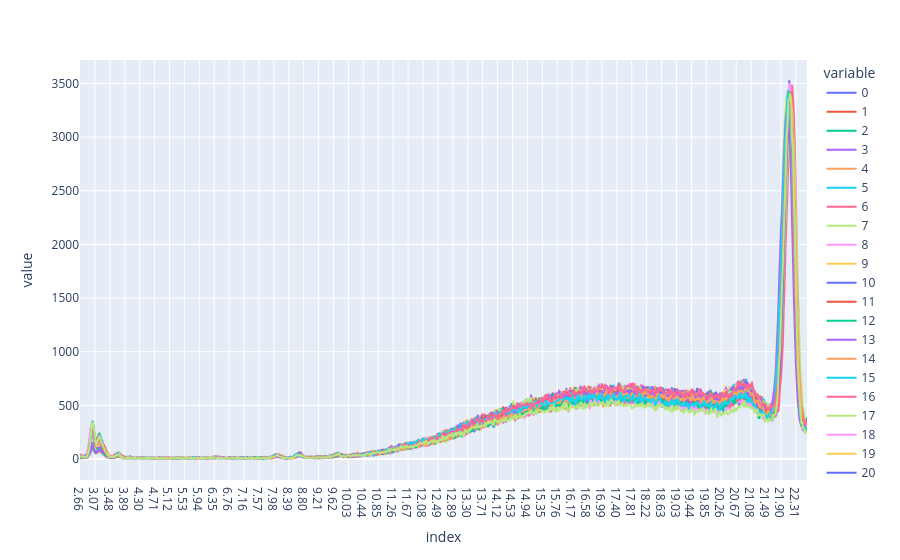

The notebook cell this image was saved under:
### Markdown cell above
# **VIP and SHAP**

### Code cell
pd.options.plotting.backend = 'plotly' # setting plotly as the backend for pandas plotting 
Xcalclass.T.plot()
